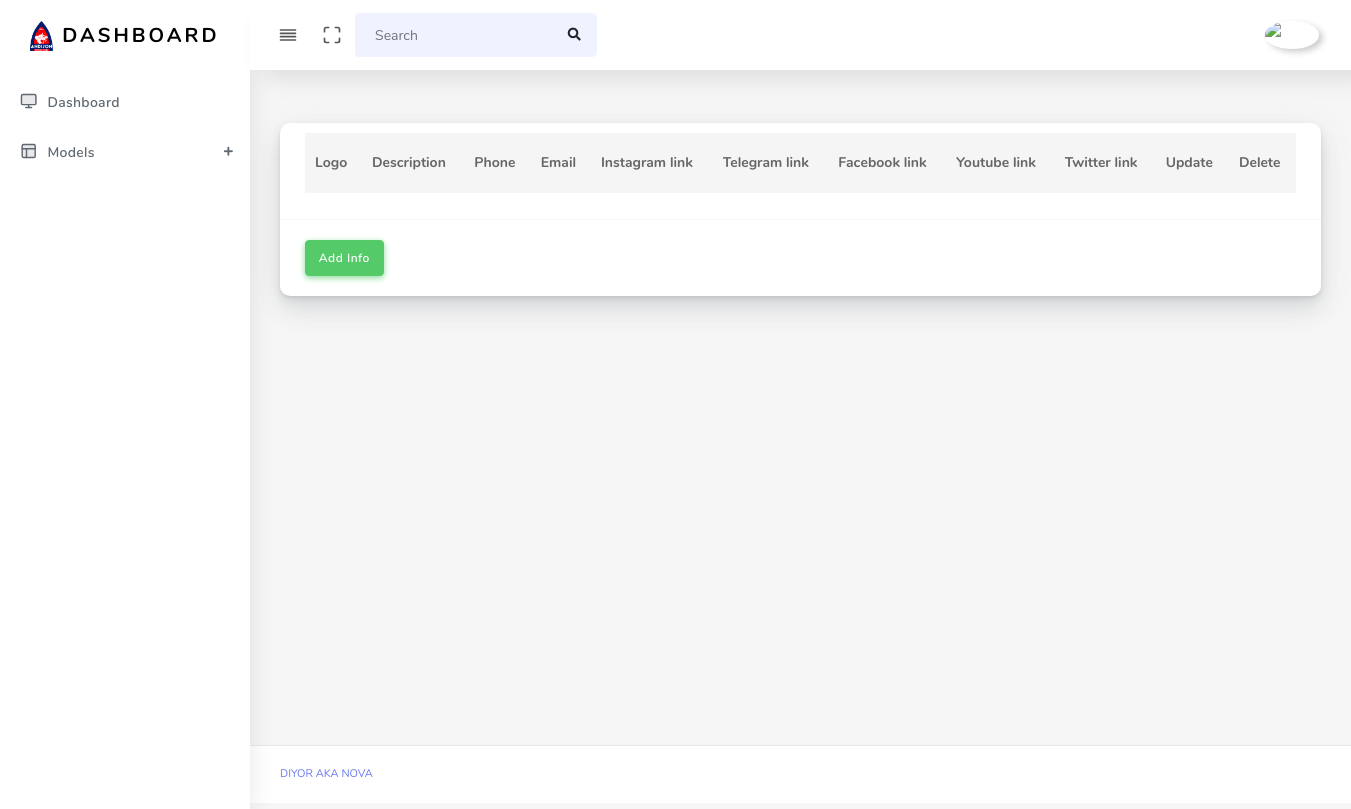
Before: /info/ (signed in) with the older database file.
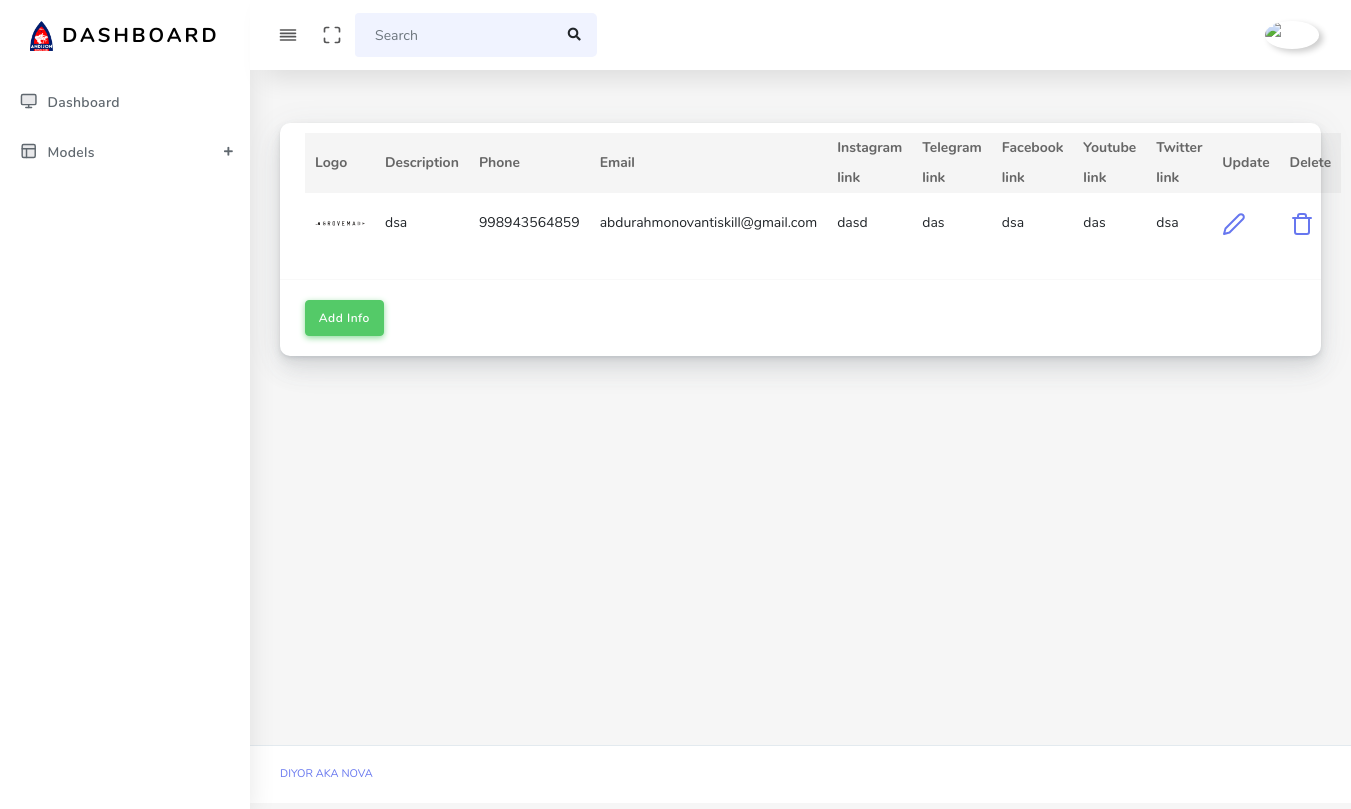
After: the same page with the newer database file.
### main/models.py (models this page shows)
class Info(models.Model):
    logo = models.ImageField(upload_to='info/')
    bio = models.TextField()
    phone = models.IntegerField()
    email = models.CharField(max_length=215)
    insta = models.URLField()
    tg = models.URLField()
    fb = models.URLField()
    yt = models.URLField()
    tw = models.URLField()

### main/views.py (the view)
# urls.py: path('info/', info_view, name='info'),
@login_required(login_url='login')
def info_view(request):
    context = {
        'info': Info.objects.all()
    }
    return render(request, 'info.html', context)

### templates/info.html
{% extends "base.html" %}
{% load static %}
{% block content %}
<div class="main-content">
    <section class="section">
        <div class="section-body">
            <div class="row">
                <div class="col-12 col-md-12 col-lg-12">
                    <div class="card">
                        <div class="card-header">
                            <table class="table table-hover">
                                <thead>
                                    <tr>
                                        <th scope="col">Logo</th>
                                        <th scope="col">Description</th>
                                        <th scope="col">Phone</th>
                                        <th scope="col">Email</th>
                                        <th scope="col">Instagram link</th>
                                        <th scope="col">Telegram link</th>
                                        <th scope="col">Facebook link</th>
                                        <th scope="col">Youtube link</th>
                                        <th scope="col">Twitter link</th>
                                        <th scope="col">Update</th>
                                        <th scope="col">Delete</th>
                                    </tr>
                                </thead>
                                <tbody>
                                    {% for i in info %}
                                        <tr>
                                            <td><img alt="{{ i.logo }}" src="{{ i.logo.url }}" class="rounded-circle" width="50" data-toggle="tooltip"></td>
                                            <td>{{ i.bio }}</td>
                                            <td>{{ i.phone }}</td>
                                            <td>{{ i.email }}</td>
                                            <td>{{ i.insta }}</td>
                                            <td>{{ i.tg }}</td>
                                            <td>{{ i.fb }}</td>
                                            <td>{{ i.yt }}</td>
                                            <td>{{ i.tw }}</td>
                                            <td><a href="{% url 'update-info' i.id %}"><i class="align-middle" data-feather="edit-2"></i></a></td>
                                            <td><a href="{% url 'delete-info' i.id %}"><i class="align-middle" data-feather="trash"></i></a></td>
                                        </tr>
                                    {% endfor %}
                                </tbody>
                            </table>
                        </div>
                        <div class="card-body">
                            <a href="{% url 'add-info' %}"><button class="btn btn-success">Add Info</button></a>
                        </div>
                    </div>
                </div>
            </div>
        </div>
    </section>
</div>
{% endblock %}

### templates/base.html (shortened to what this page needs)
{% load static %}
<!DOCTYPE html>
<html lang="en">
    <head>
        <link rel="stylesheet" href="{% static 'assets/css/app.min.css' %}">
        <link rel="stylesheet" href="{% static 'assets/bundles/bootstrap-daterangepicker/daterangepicker.css' %}">
        <link rel="stylesheet" href="{% static 'assets/bundles/bootstrap-colorpicker/dist/css/bootstrap-colorpicker.min.css' %}">
        <link rel="stylesheet" href="{% static 'assets/bundles/select2/dist/css/select2.min.css' %}">
        <link rel="stylesheet" href="{% static 'assets/bundles/jquery-selectric/selectric.css' %}">
        <link rel="stylesheet" href="{% static 'assets/bundles/bootstrap-timepicker/css/bootstrap-timepicker.min.css' %}">
        <link rel="stylesheet" href="{% static 'assets/bundles/bootstrap-tagsinput/dist/bootstrap-tagsinput.css' %}">
        <link rel="stylesheet" href="{% static 'assets/css/style.css' %}">
        <link rel="stylesheet" href="{% static 'assets/css/components.css' %}">
        <link rel="stylesheet" href="{% static 'assets/css/custom.css' %}">
    </head>
    <body>
        <div id="app">
            <div class="main-wrapper main-wrapper-1">
                <div class="navbar-bg"></div>
                <nav class="navbar navbar-expand-lg main-navbar sticky">
                    <div class="form-inline mr-auto">
                        <ul class="navbar-nav mr-3">
                            <li><a href="#" data-toggle="sidebar" class="nav-link nav-link-lg collapse-btn"> <i data-feather="align-justify"></i></a></li>
                            <li><a href="#" class="nav-link nav-link-lg fullscreen-btn"><i data-feather="maximize"></i></a></li>
                            <li>
                                <form class="form-inline mr-auto" method="post">
                                        <div class="search-element">
                                            <input class="form-control" type="search" placeholder="Search" name="name" aria-label="Search" data-width="200">
                                            <button class="btn" type="submit">
                                                <i class="fas fa-search"></i>
                                            </button>
                                        </div>
                                </form>
                            </li>
                        </ul>
                    </div>
                    <ul class="navbar-nav navbar-right">
                        <li class="dropdown"><a href="#" data-toggle="dropdown" class="nav-link dropdown-toggle nav-link-lg nav-link-user"> <img alt="image" src="{% static 'assets/img/user-1.png' %}" class="user-img-radious-style rounded-circle"> </a>
                        </li>
                    </ul>
                </nav>
                <div class="main-sidebar sidebar-style-2">
                    <aside id="sidebar-wrapper">
                        <div class="sidebar-brand">
                            <a href="{% url 'dashboard' %}"> <img alt="image" src="{% static 'assets/img/logo.png' %}" class="header-logo"/>
                                <span class="logo-name">Dashboard</span>
                            </a>
                        </div>
                        <ul class="sidebar-menu">
                            <li class="menu-header"></li>
                            {% if request.path == "/dashboard/" %}
                                <li class="dropdown active">
                                    <a href="{% url 'dashboard' %}" class="nav-link"><i data-feather="monitor"></i><span>Dashboard</span></a>
                                </li>
                            {% else %}
                                <li class="dropdown">
                                    <a href="{% url 'dashboard' %}" class="nav-link"><i data-feather="monitor"></i><span>Dashboard</span></a>
                                </li>
                            {% endif %}
                            <li class="dropdown">
                                <a href="#" class="menu-toggle nav-link has-dropdown"><i data-feather="layout"></i><span>Models</span></a>
                            </li>
                        </ul>
                    </aside>
                </div>
            </div>
        </div>
        {% block content %}
        {% endblock content %}
        <footer class="main-footer">
            <div class="footer-left">
                <a href="mailto://dbdmjkf@gmail.com">DIYOR aka Nova</a></a>
            </div>
        </footer>
    </body>
</html>

Changed rows visible on the page:
added Info: logo (picture), bio "dsa", phone "998943564859", email "abdurahmonovantiskill@gmail.com", insta "dasd", tg "das", fb "dsa", yt "das", tw "dsa"
